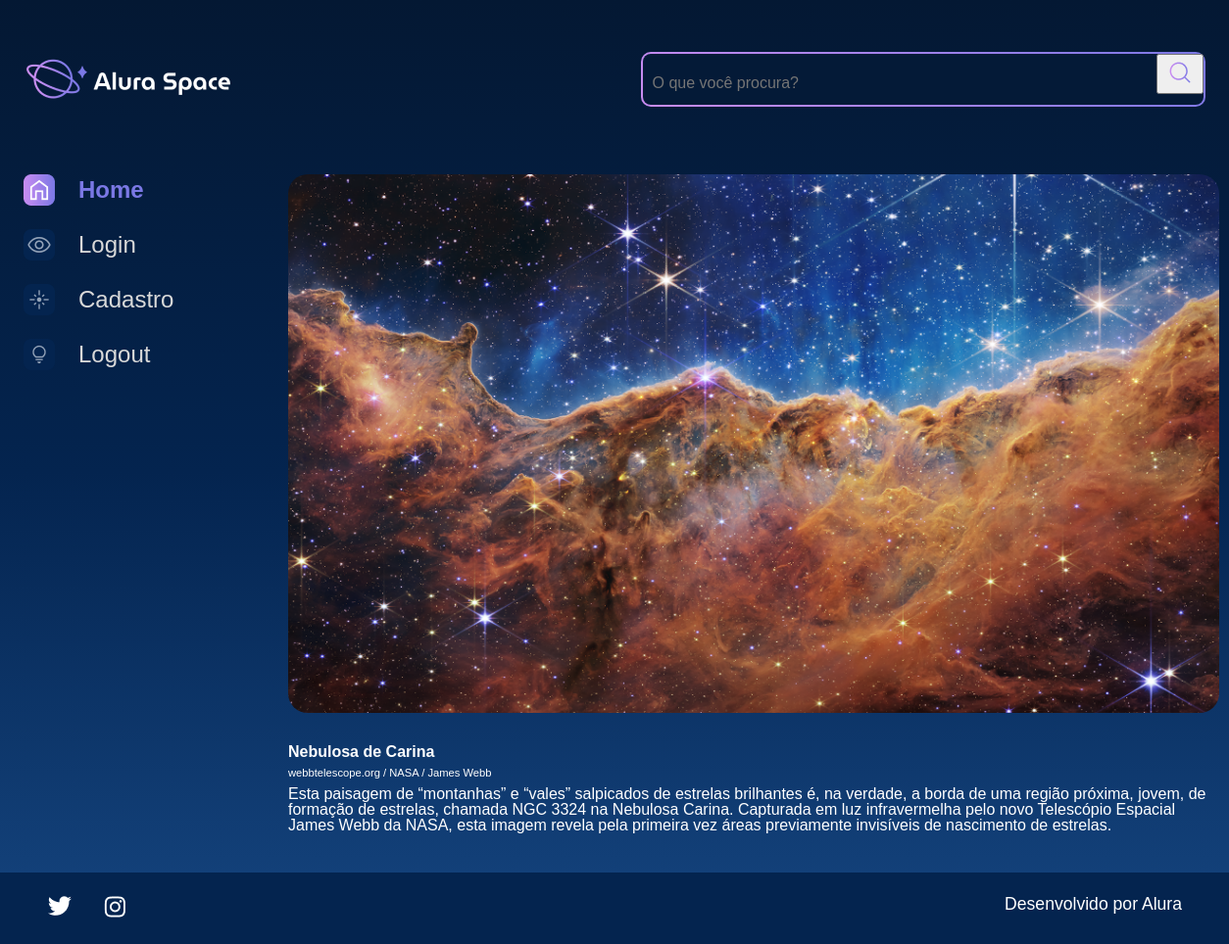
Page /imagem/1 on the committed database.
### galeria/models.py (models this page shows, shortened)
class Fotografia(models.Model):
    OPC_CATEGORIA = [
        ("NEBULOSA", "Nebulosa"),
        ("ESTRELA", "Estrela"),
        ("GALÁXIA", "Galáxia"),
        ("PLANETA", "Planeta"),
    ]
    nome = models.CharField(max_length=100, null=False, blank=False)
    legenda = models.CharField(max_length=150, null=False, blank=False)
    categoria = models.CharField(max_length=100,choices=OPC_CATEGORIA, default='')
    descricao = models.TextField(null=False, blank=False)
    foto = models.ImageField(upload_to="fotos/%Y/%m/%d/", blank=True)
    publicada = models.BooleanField(default=False)
    data_fotografia = models.DateTimeField(default=datetime.now, blank=False)
    usuario = models.ForeignKey(
        to=User,
        on_delete=models.SET_NULL,
        null=True,
        blank=False,
        related_name='user',
    )

### galeria/views.py (the view)
# urls.py: path('imagem/<int:foto_id>', imagem, name='imagem'),
def imagem(request, foto_id):
    fotografia = get_object_or_404(Fotografia, pk=foto_id)
    return render(request, 'galeria/imagem.html', {"fotografia": fotografia})

### templates/galeria/imagem.html
{% extends 'galeria/base.html' %}
{% load static %}
{% block content %}
            <section class="conteudo">
                <section class="imagem">
                    <div class="imagem__conteudo">
                        {% if fotografia.foto == "" or fotografia.foto == null %}
                        <img class="imagem__imagem" src="{% static '/assets/imagens/galeria/not_found.png'%}">
                        {% else %}
                        <img class="imagem__imagem" src="{{ fotografia.foto.url }}">
                        {% endif %}
                        <div class="imagem__info">
                            <div class="imagem__texto">
                                <p class="imagem__titulo">{{ fotografia.nome }}</p>
                                <p class="imagem__descricao">{{ fotografia.legenda }}</p>
                                <p class="imagem__texto">{{ fotografia.descricao }}</p>
                            </div>
                        </div>
                    </div>
                </section>
            </section>
        </main>
    </div>
{% endblock %}

### templates/galeria/base.html (shortened to what this page needs)
{% load static %}
<!DOCTYPE html>
<html lang="pt-br">
<head>
    <link rel="stylesheet" href="{% static '/styles/style.css' %}">
</head>
<body>
    {% include 'partials/_opc.html' %}
    {% block content %} {% endblock %}
    {% include 'partials/_footer.html' %}
</body>
</html>

### templates/partials/_opc.html (shortened to what this page needs)
{% load static %}
<div class="pagina-inicial">
    <header class="cabecalho">
        <img src="{% static '/assets/logo/Logo(2).png' %}" alt="Logo da Alura Space" />
        <div class="cabecalho__busca">
            <div class="busca__fundo">
                <form action="{% url 'buscar' %}">
                    <input name="buscar" class="busca__input" type="text" placeholder="O que você procura?">
                    <button type="submit">
                        <img class="busca__icone" src="{% static '/assets/ícones/1x/search.png' %}" alt="ícone de search">
                    </button>
                </form>
            </div>
        </div>
    </header>
    <main class="principal">
        <section class="menu-lateral">
            <nav class="menu-lateral__navegacao">
                <a href="{% url 'index' %}"><img src="{% static '/assets/ícones/1x/Home - ativo.png' %}"> Home</a>
                <a href="{% url 'login' %}"><img src="{% static '/assets/ícones/1x/Mais vistas - inativo.png' %}"> Login</a>
                <a href="{% url 'cadastro' %}"><img src="{% static '/assets/ícones/1x/Novas - inativo.png' %}">Cadastro</a>
                <a href="{% url 'logout' %}"><img src="{% static '/assets/ícones/1x/Surpreenda-me - inativo.png' %}">Logout</a>
            </nav>
        </section>

### templates/partials/_footer.html
{% load static %}
<footer class="rodape">
    <div class="rodape__icones">
        <a href="https://twitter.com/AluraOnline" target=”_blank” >
            <img src="{% static '/assets/ícones/1x/twitter.png' %}" alt="ícone twitter">
        </a>
        <a href="https://www.instagram.com/aluraonline/" target=”_blank” >
            <img src="{% static '/assets/ícones/1x/instagram.png' %}" alt="ícone instagram">
        </a>
    </div>
    <p class="rodape__texto">Desenvolvido por Alura</p>
</footer>

### setup/static/styles/style.css (style rules this page uses)
html, body, div, span, applet, object, iframe, h1, h2, h3, h4, h5, h6, p, blockquote, pre, a, abbr, acronym, address, big, cite, code, del, dfn, em, img, ins, kbd, q, s, samp, small, strike, strong, sub, sup, tt, var, b, u, i, center, dl, dt, dd, ol, ul, li, fieldset, form, label, legend, table, caption, tbody, tfoot, thead, tr, th, td, article, aside, canvas, details, embed, figure, figcaption, footer, header, hgroup, menu, nav, output, ruby, section, summary, time, mark, audio, video { margin: 0; padding: 0; border: 0; font-size: 100%; font: inherit; vertical-align: baseline; }
article, aside, details, figcaption, figure, footer, header, hgroup, menu, nav, section { display: block; }
body { line-height: 1; font-family: 'Space Grotesk', sans-serif; min-height: 100vh; background: linear-gradient(#041833,#04244F,#154580); background-repeat: no-repeat; background-position: center; background-size: cover; }
.cabecalho { align-items: center; display: flex; justify-content: space-between; margin: 1.5rem 0 4rem 0; }
.cabecalho__busca { align-items: center; border-radius: 10px; background: linear-gradient(45deg, #C98CF1,#7B78E5); display: flex; height: auto; justify-content: space-between; padding: 2px; width: auto; }
.busca__fundo { align-items: center; background-color: #041A37; border-radius: 8px; display: flex; margin: 0 auto; width: 100%; }
.busca__input { align-items: center; background-color: transparent; border: none; font-size: 1rem; height: 24px; padding: 10px; width: 500px; }
.busca__icone { cursor: pointer; width: 2rem; height: 2rem; }
.imagem { display: flex; justify-content: center; align-items: center; }
.imagem__conteudo { background-color: transparent; display: flex; flex-direction: column; border-radius: 20px 20px 0 0; width: 950px; }
.imagem__imagem { width: 100%; border-radius: 20px; }
.imagem__info { font-size: 1.2rem; display: flex; justify-content: space-between; align-items: center; margin-bottom: 1rem; margin-top: 1rem; }
.imagem__texto { display: flex; flex-direction: column; justify-content: space-between; color: #FFFFFF; margin-top: 0.5rem; }
.imagem__titulo { font-weight: bold; line-height: 2rem; color: #FFFFFF; }
.imagem__texto { font-size: 1rem; }
.imagem__descricao { font-size: 0.7rem; }
.menu-lateral { padding-right: 1.5rem; box-sizing: border-box; min-width: 270px; }
.menu-lateral__navegacao { display: flex; flex-direction: column; }
.menu-lateral__navegacao a { font-family: 'Space Grotesk', sans-serif; align-items: center; display: flex; margin-bottom: 1.5rem; text-decoration: none; color: #D9D9D9; font-size: 24px; }
.menu-lateral__navegacao a:first-child { font-weight: bold; color: #7B78E5; }
.menu-lateral__navegacao img { margin-right: 1.5rem; }
.pagina-inicial { max-width: 1440px; padding: 1.5rem; margin: 0 auto; }
.principal { display: flex; justify-content: space-between; }
.rodape { background-color: #04244F; width: 100%; padding: 1.5rem 3rem; box-sizing: border-box; display: flex; justify-content: space-between; color: #FFFFFF; }
.rodape__icones { width: 80px; display: flex; justify-content: space-between; }
.rodape__texto { font-size: 1.1rem; }

### rows in the picture
Fotografia: foto (picture), nome "Nebulosa de Carina", legenda "webbtelescope.org / NASA / James Webb", descricao "Esta paisagem de “montanhas” e “vales” salpicados de estrelas brilhantes é, na verdade, a borda de uma região próxima, jovem, de formação de estrelas, chamada NGC 3324 na Nebulosa Carina. Capturada em luz infravermelha pelo novo Telescópio Espacial James Webb da NASA, esta imagem revela pela primeira vez áreas previamente invisíveis de nascimento de estrelas."
